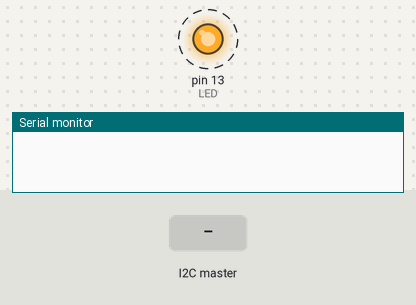
The sketch below on a simulated Arduino Uno, built with avr-gcc and run on an emulated ATmega328P. Shown: output pins drawn as LEDs (lit = HIGH), the last lines printed to the serial monitor. Dashed ring = blinking. The test bench sets the inputs (shaded band).

Above: at 1.27 s.
1.3 s: the I2C master sends the byte 90
At 1.9 s:
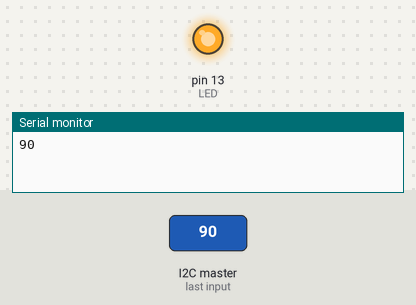
At 2.8 s:
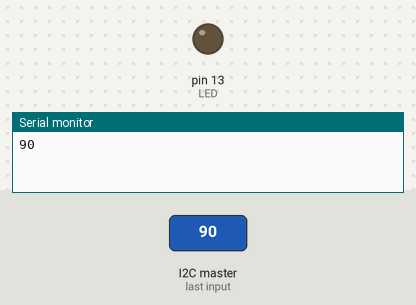
Timing chart, 0 to 10.3 s (numbered marks = the images above; inputs shaded):
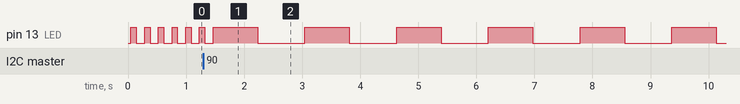

The sketch:

serial.ino
```cpp
/*
#include <Wire.h>
#define SLAVE_ADDR 9
int analogPin = A3;
int val = 0;
void setup() {
  // Initialize I2C communications as Master
  Wire.begin();
}
void loop() {
  delay(50);
  // Read pot value
  // Map to range of 1-255 for flash rate
  val = map(analogRead(analogPin), 0, 1023, 255, 1);
  // Write a charatre to the Slave
  Wire.beginTransmission(SLAVE_ADDR);
  Wire.write(val);
  Wire.endTransmission();
}
*/
#include <Wire.h>
#define SLAVE_ADDR 9
int LED = 13;
int rd; // Variable for received data
int br; // Variable for blink rate

void setup() {
  pinMode(LED, OUTPUT);
  Wire.begin(SLAVE_ADDR);
  Wire.onReceive(receiveEvent); // Function to run when data received from master
  Serial.begin(9600);
}

void receiveEvent() {
  rd = Wire.read(); // read one character from the I2C
  Serial.println(rd); // Print value of incoming data
}

void loop() {
  delay(50);
  br = map(rd, 1, 255, 100, 2000); // Calculate blink value
  digitalWrite(LED, HIGH); delay(br);
  digitalWrite(LED, LOW); delay(br);
}
```

Measured:
- by itself, pin 13 (LED): repeats every 1.6 s: HIGH 0.77 s, LOW 0.82 s
